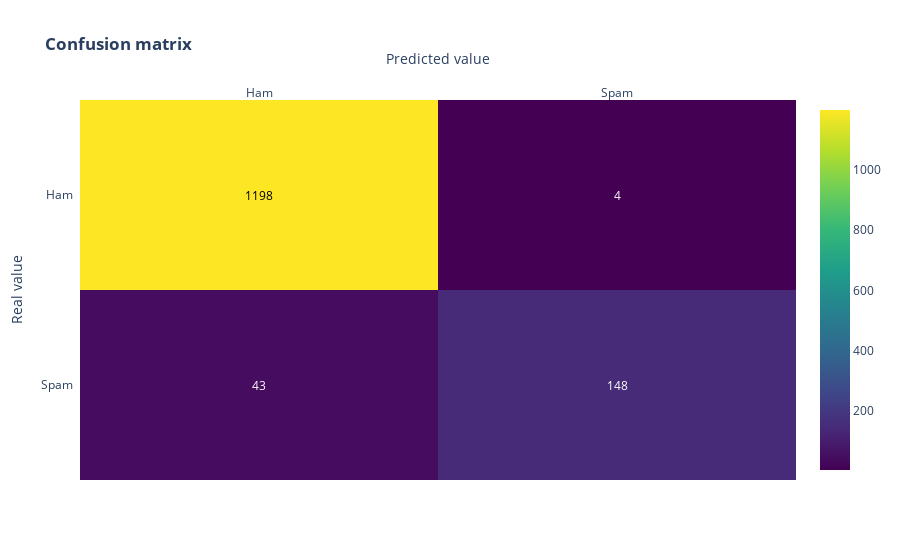

The code cell stored with this chart in its notebook:
### Code cell
# Fit the pipeline with the data
pipe.fit(x_train, y_train)

y_pred_class = pipe.predict(x_test)
y_pred_train = pipe.predict(x_train)

print('Train: {}'.format(metrics.accuracy_score(y_train, y_pred_train)))
print('Test: {}'.format(metrics.accuracy_score(y_test, y_pred_class)))

conf_matrix(metrics.confusion_matrix(y_test, y_pred_class))

### Figure 1 — Plotly figure (JSON) as saved in the notebook; plotly's stock layout.template omitted (floating-point values rounded to 4 significant figures)
{"data": [{"colorscale": [[0, "#440154"], [0.1111, "#482878"], [0.2222, "#3e4989"], [0.3333, "#31688e"], [0.4444, "#26828e"], [0.5556, "#1f9e89"], [0.6667, "#35b779"], [0.7778, "#6ece58"], [0.8889, "#b5de2b"], [1, "#fde725"]], "reversescale": false, "showscale": true, "type": "heatmap", "x": ["Ham", "Spam"], "y": ["Spam", "Ham"], "z": [[43, 148], [1198, 4]]}], "layout": {"annotations": [{"font": {"color": "#FFFFFF"}, "showarrow": false, "text": "43", "x": "Ham", "xref": "x", "y": "Spam", "yref": "y"}, {"font": {"color": "#FFFFFF"}, "showarrow": false, "text": "148", "x": "Spam", "xref": "x", "y": "Spam", "yref": "y"}, {"font": {"color": "#000000"}, "showarrow": false, "text": "1198", "x": "Ham", "xref": "x", "y": "Ham", "yref": "y"}, {"font": {"color": "#FFFFFF"}, "showarrow": false, "text": "4", "x": "Spam", "xref": "x", "y": "Ham", "yref": "y"}], "title": {"text": "<b>Confusion matrix</b>"}, "xaxis": {"dtick": 1, "gridcolor": "rgb(0, 0, 0)", "side": "top", "ticks": "", "title": {"text": "Predicted value"}}, "yaxis": {"dtick": 1, "ticks": "", "ticksuffix": "  ", "title": {"text": "Real value"}}}}
